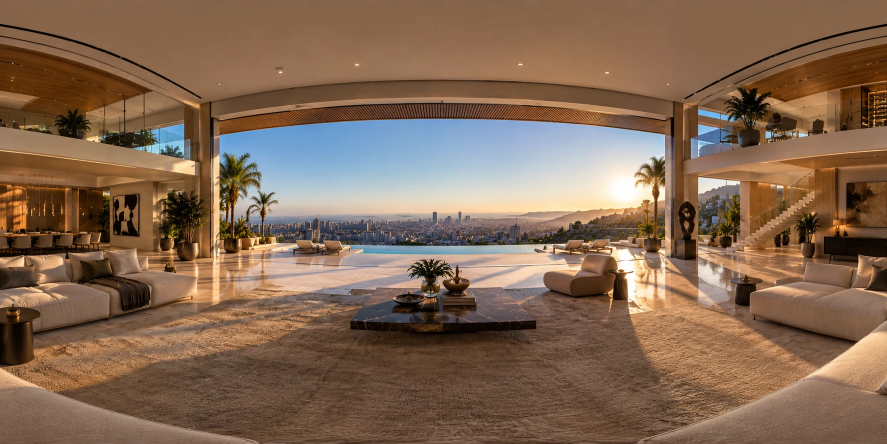
#> input picture trazo/Herramientas/Retoques/sala_lujo/original.webp, 1774 x 887 px (shown at 1/2 size)
$ python ajustar_color.py original.webp antes_despues_v38.jpg antes_despues_v38.jpg antes_despues_v38.jpg 1.0 5
#> lines starting #> are read from the running program, lines starting #| are printed output that depends on the picture; after the words box and inside, x2 and y2 are one past the last pixel; in counts of white or black regions, pixels touching at a corner belong together
# Cuando LaMa rellena un hueco MUY grande, el centro le sale de un color apagado (gris) y casi sin textura. Esto:
#  - le pone los colores "de fondo" (lo borroso) que vienen de alrededor del hueco: se calculan rellenando el hueco
#    en chiquito (1/16) y ampliándolo;
#  - y la textura fina (el pelo del tapete) la toma de la MISMA fila de la foto, pero del otro lado de la sala
#    (corrida "desplazar" pixeles): en una foto 360 la misma fila es la misma inclinación, así que el tapete tiene
#    el mismo tamaño. Donde allá también hay hueco, se queda la textura de LaMa.
# Solo cambia la parte "piso" del hueco; "respetar" (opcional) es un rectángulo x0,y0,x1,y1 donde LaMa se queda tal
# cual (por ejemplo donde rehízo el frente del sofá).
# Uso: python3 ajustar_color.py original.png rellena.jpg mascara.png salida.jpg [realce] [desplazar] [x0,y0,x1,y1]
import sys
import numpy as np, cv2
ruta_o, ruta_r, ruta_m, salida = sys.argv[1:5]
realce = float(sys.argv[5]) if len(sys.argv) > 5 else 1.0
desplazar = int(sys.argv[6]) if len(sys.argv) > 6 else 0
o = cv2.imread(ruta_o).astype(np.float32)
r = cv2.imread(ruta_r).astype(np.float32)
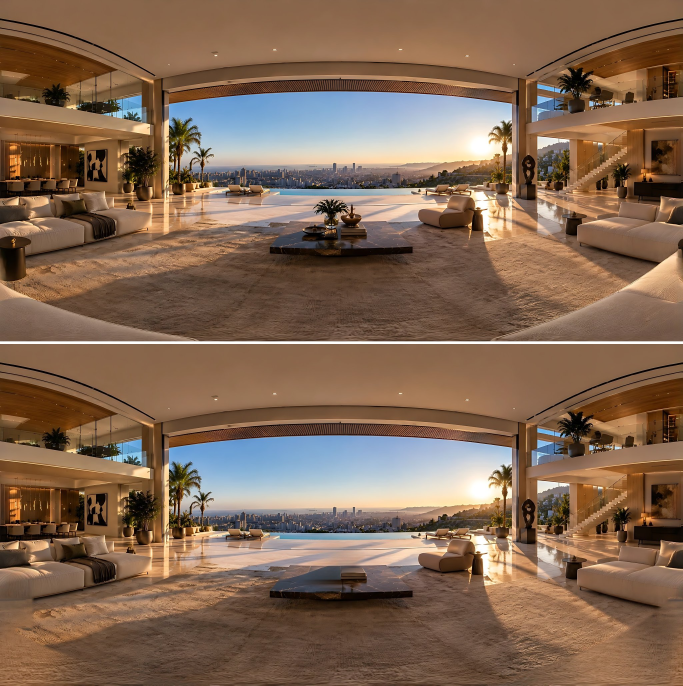
#> input picture trazo/Herramientas/Retoques/sala_lujo/antes_despues_v38.jpg, 2048 x 2056 px (shown at 1/3 size)
m = cv2.imread(ruta_m, 0) > 0
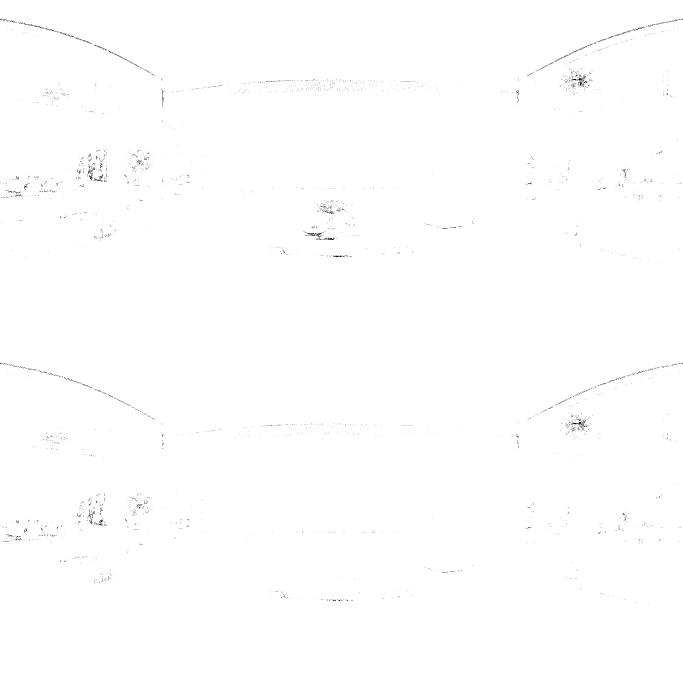
#> m: shape (2056, 2048) bool (shown at 1/3 size); 99.8% white; black in thin lines or dots, all inside (x1, y1, x2, y2) = (0, 56, 2048, 1815)
H, W = m.shape
#> H = 2056; W = 2048
piso = m.copy()
if len(sys.argv) > 7:
    x0, y0, x1, y1 = map(int, sys.argv[7].split(","))
    piso[y0:y1, x0:x1] = False
K = 16
base = o.copy()
#> (the run stopped early here; a loop or call above may not have finished)
